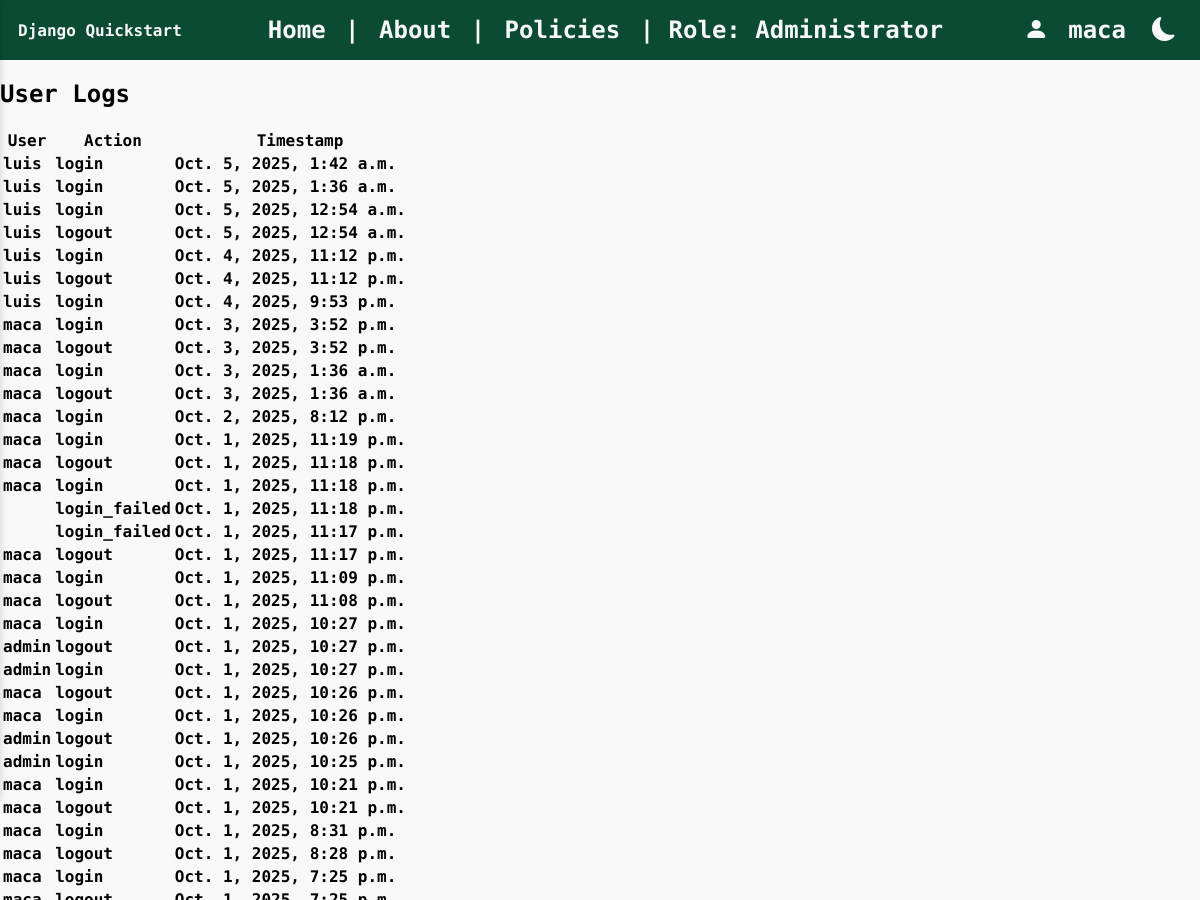
The app's page /user_logs (signed in, upper part), older data.
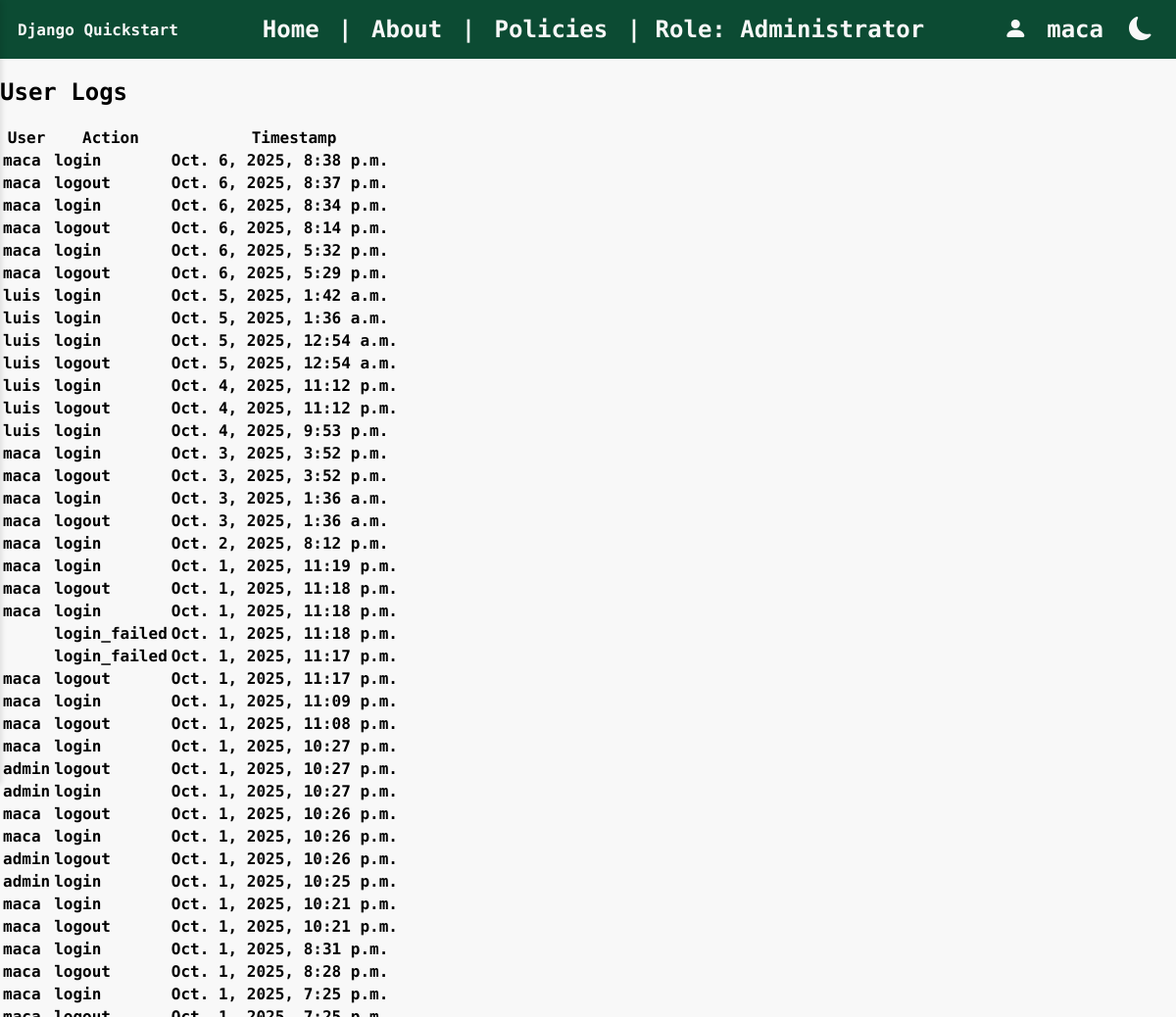
The same page, newer data.
### rest/models.py (models this page shows, shortened)
class UserLog(models.Model):
    EVENT_CHOICES = [
        ('login', 'Login'),
        ('logout', 'Logout'),
        ('login_failed', 'Login Failed'),
        ('password_change', 'Password Change'),
    ]
    user = models.ForeignKey(User, on_delete=models.CASCADE, null=True, blank=True)
    username = models.CharField(max_length=150)
    event_type = models.CharField(max_length=20, choices=EVENT_CHOICES)
    ip_address = models.GenericIPAddressField(null=True, blank=True)
    timestamp = models.DateTimeField(auto_now_add=True)
    details = models.TextField(blank=True)

### rest/views.py (the view)
# urls.py: path('user_logs', views.user_logs, name='user_logs'),
@login_required
def user_logs(request):
    logs = UserLog.objects.filter().order_by('-timestamp')
    return render(request, 'user_logs.html', {
        'logs': logs
    })

### json_app/context_processors.py (called while the page is built)
def dark_mode_context(request):
    return {'dark_mode': request.session.get('dark_mode', False)}

### json_app/templatetags/dark_mode_tags.py (called while the page is built)
@register.inclusion_tag('json_app/_dark_mode_button.html', takes_context=True)
def dark_mode_button(context):
    return {
        'dark_mode': context.get('dark_mode', False)
    }

### rest/templates/user_logs.html (shortened to what this page needs)
{% extends "base.html" %}
{% block body %}
<h2>User Logs</h2>
<table>
    <thead>
        <tr>
            <th>User</th>
            <th>Action</th>
            <th>Timestamp</th>
        </tr>
    </thead>
    <tbody>
        {% for log in logs %}
        <tr>
            <td>{{ log.user.username }}</td>
            <td>{{ log.event_type }}</td>
            <td>{{ log.timestamp }}</td>
        </tr>
        {% empty %}
        <tr>
            <td colspan="3">No logs available.</td>
        </tr>
        {% endfor %}
    </tbody>
</table>
{% endblock %}

### rest/templates/base.html (shortened to what this page needs)
{% load static %}
{% load dark_mode_tags %}
<!DOCTYPE html>
<html lang="en"{% if dark_mode %} data-theme="dark"{% endif %}>
    <head>
        <link rel="stylesheet" href="https://cdn.jsdelivr.net/npm/bootstrap-icons@1.13.1/font/bootstrap-icons.min.css">
        <link rel="stylesheet" href="{% static 'css/style.css' %}">
        <link rel="stylesheet" href="{% static 'css/sidebar.css' %}">
        <link rel="stylesheet" href="{% static 'css/dark_mode.css' %}">
    </head>
    <body>
        {% if user.is_authenticated %}
        <nav class="navbar">
            <div class="navbar-left">Django Quickstart</div>
            <div class="navbar-center">
                <a href="{% url 'home_rest_basic' %}">Home</a> |
                <a href="/pages/about/">About</a> |
                <a href="/pages/policies/">Policies</a> |
                <span>Role: {% if user.groups.all.0.name == 'Admins' %}Administrator{% elif user.groups.all.0.name == 'Customers' %}Customer{% else %}No role assigned{% endif %}</span>
            </div>
            <div class="navbar-right">
                <i class="bi bi-person-fill"></i>
                <div class="user-dropdown">
                    <span>{{ user.username }}</span>
                </div>
                <span>{% dark_mode_button %}</span>
            </div>
        </nav>
        {% endif %}
        <div class="content-wrapper">
            {% block body %}{% endblock %}
        </div>
    </body>
</html>

### json_app/templates/json_app/_dark_mode_button.html (shortened to what this page needs)
<button id="darkModeToggle"
        class="dark-mode-toggle"
        type="button"
        onclick="toggleDarkMode()"
        aria-pressed="{% if dark_mode %}true{% else %}false{% endif %}"
        aria-label="Toggle dark mode"
        title="{% if dark_mode %}Switch to light mode{% else %}Switch to dark mode{% endif %}">
</button>

### static/css/style.css (style rules this page uses)
:root { --dark-color: #181D27; --white-color: #F8F8F8; --green-body: #44B78B; --padding: 10px; --font-: 'Jersey 10', sans-serif; --font-small: "Kode Mono", monospace; }
body { font-family: var(--font-small); margin: 0px; font-weight: bolder; }
.navbar { display: flex; align-items: center; justify-content: space-between; padding: 0.5% 1.5%; }
.navbar-left { font-weight: bolder; font-size: 1em; }
.navbar-center { font-size: 1.5em; flex: 1; text-align: center; }
.navbar-center a { text-decoration: none; margin: 0 5px; }
.navbar-right { display: flex; font-size: 1.5em; align-items: center; gap: 10px; }
.user-dropdown { position: relative; display: inline-block; color: var(--white-color); padding: 10px; cursor: pointer; }

### static/css/dark_mode.css (style rules this page uses)
:root { --back-color: #F8F8F8; --text-color: #181D27; --dark-color: #222937; --green-dark: #0C4B33; --green-text:#008854; --grey: #3a3a3a; }
body { background-color: var(--back-color); transition: background-color 0.3s ease, color 0.3s ease; }
.navbar, .nav-bar { color: #F8F8F8; background-color: var(--green-dark); }
.navbar a { color: #F8F8F8; }
.dark-mode-toggle { background: none; font-family: 'Jersey 10', sans-serif; border: none; color:#F8F8F8; font-size: 1em; cursor: pointer; }

Row changes from the older to the newer data that the page shows:
added UserLog: user.username "maca", event_type "login", timestamp "Oct. 6, 2025, 8:38 p.m."
added UserLog: user.username "maca", event_type "logout", timestamp "Oct. 6, 2025, 8:37 p.m."
added UserLog: user.username "maca", event_type "login", timestamp "Oct. 6, 2025, 8:34 p.m."
added UserLog: user.username "maca", event_type "logout", timestamp "Oct. 6, 2025, 8:14 p.m."
added UserLog: user.username "maca", event_type "login", timestamp "Oct. 6, 2025, 5:32 p.m."
added UserLog: user.username "maca", event_type "logout", timestamp "Oct. 6, 2025, 5:29 p.m."
